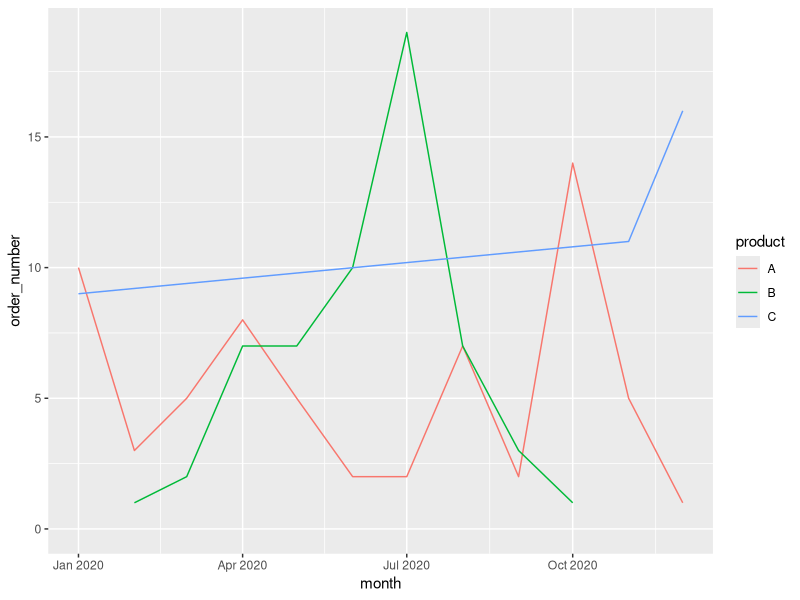
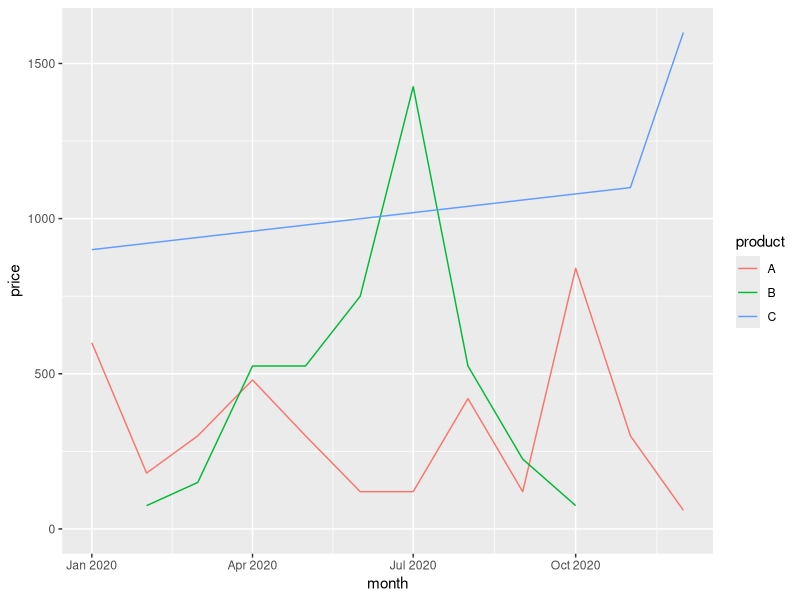

The R script that drew these images, in order:
library(ggplot2)

df <- read.csv("orders_small.csv")
df$date <- as.Date(df$date)
df$month <- months(df$date)

summation <- aggregate(order_number ~ product + month, data = df, FUN = length)
summation$month <- as.Date(paste0("01-", summation$month, "-2020"), "%d-%B-%Y")

ggplot(data = summation,
       aes(month, order_number, col = product)) +
  geom_line() +
  ylim(c(0, max(summation$order_number)))

summation <- aggregate(price ~ product + month, data = df, FUN = sum)
summation$month <- as.Date(paste0("01-", summation$month, "-2020"), "%d-%B-%Y")

ggplot(data = summation,
       aes(month, price, col = product)) +
  geom_line() +
  ylim(c(0, max(summation$price)))

# actual average per month
summation <- aggregate(price ~ product, data = df, FUN = sum)
summation$price / 12

